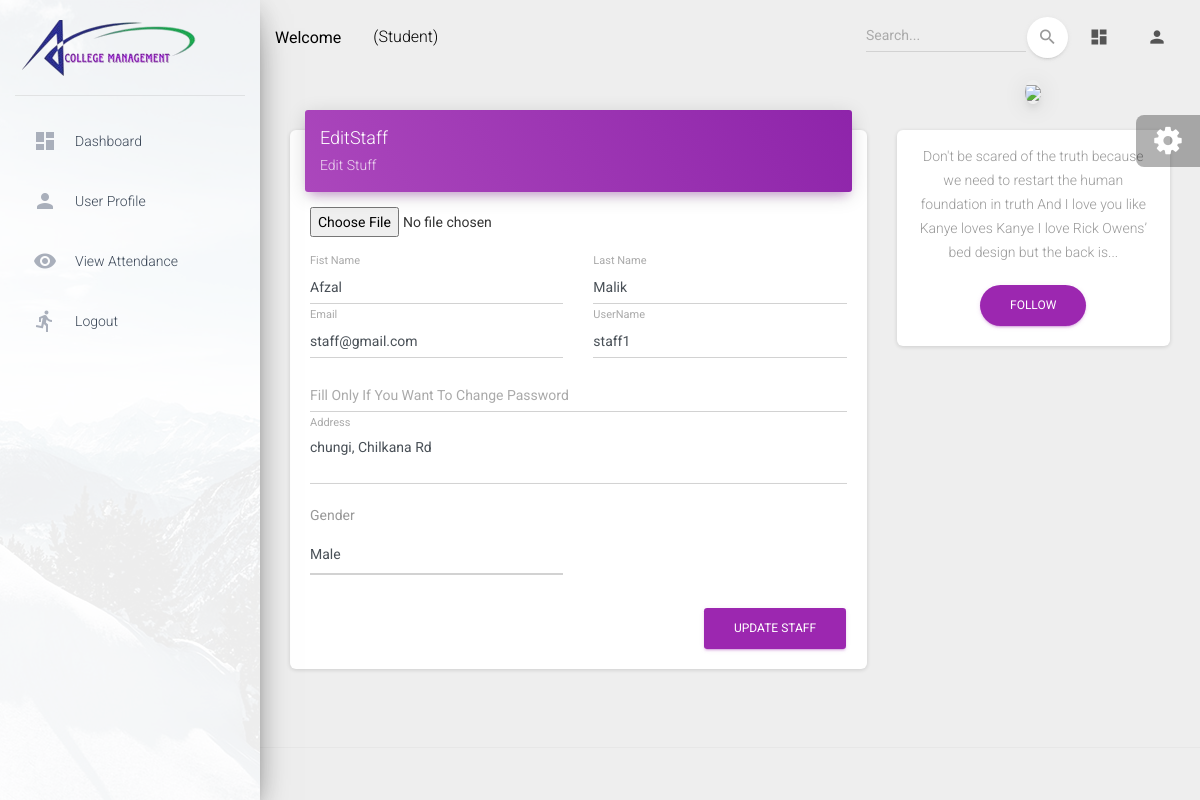
/hod/staff/edit/2, run on the app's committed database.
### app/models.py (models this page shows, shortened)
class Staff(models.Model):
    admin=models.OneToOneField(CustomUser,on_delete=models.CASCADE)
    address=models.TextField()
    gender=models.CharField(max_length=100)
    created_at=models.DateTimeField(auto_now_add=True)
    updated_at=models.DateTimeField(auto_now=True)

class CustomUser(AbstractUser):
    USER = (
        (1,'HOD'),
        (2, 'STAFF'),
        (3, 'STUDENT'),
    )
    user_type=models.CharField(choices=USER,max_length=50,default=1)
    profile_pic=models.ImageField(upload_to='media/profile_pic')

### college_project/hod_views.py (the view)
# urls.py: path('hod/staff/edit/<str:id>', hod_views.Edit_STAFF, name='edit_staff'),
def Edit_STAFF(request,id):
    staff=Staff.objects.filter(id=id)
    context={
        'staff':staff,
    }
    return render(request,'hod/edit_staff.html',context)

### templates/hod/edit_staff.html (shortened to what this page needs)
{% extends "base.html" %}
{% block content %}
          <div class="row">
            <div class="col-md-8">
              <div class="card">
                <div class="card-header card-header-primary">
                  <h4 class="card-title">EditStaff</h4>
                  <p class="card-category">Edit Stuff</p>
                </div>
                <div class="card-body">
                  <form action="{% url 'update_staff' %}" method="post" enctype="multipart/form-data">
                    <div class="row">
                      <div class="col-md-5">
                          <input type="file" name="profile_pic" >
                      </div>
                      </div>
                    <br>
                    <div class="row">
                      <div class="col-md-6">
                        <div class="form-group">
                          <label class="bmd-label-floating">Fist Name</label>
                          <input type="text" class="form-control" value="{% for i in staff %}{{i.admin.first_name}}{% endfor %}"  name="first_name" >
                        </div>
                      </div>
                      <div class="col-md-6">
                        <div class="form-group">
                          <label class="bmd-label-floating">Last Name</label>
                          <input type="text" class="form-control" name="last_name" value="{% for i in staff %}{{i.admin.last_name}}{% endfor %}" >
                        </div>
                      </div>
                    </div>
                      <div class="row">
                      <div class="col-md-6">
                        <div class="form-group">
                          <label class="bmd-label-floating">Email</label>
                          <input type="text" class="form-control" value="{% for i in staff %}{{i.admin.email}}{% endfor %}"  name="email" >
                        </div>
                      </div>
                      <div class="col-md-6">
                        <div class="form-group">
                          <label class="bmd-label-floating">UserName</label>
                          <input type="text" class="form-control" value="{% for i in staff %}{{i.admin.username}}{% endfor %}"  name="username" >
                        </div>
                      </div>
                    </div>
                    <div class="row">
                      <div class="col-md-12">
                        <div class="form-group">
                          <input type="text" class="form-control" placeholder="Fill Only If You Want To Change Password" name="password" >
                        </div>
                      </div>
                       <div class="col-md-12">
                        <div class="form-group">
                          <label class="bmd-label-floating">Address</label>
                          <textarea type="text" class="form-control"  name="address">{% for i in staff %}{{i.address}}{% endfor %}</textarea>
                        </div>
                      </div>
                    </div>
                     <div class="row">
                     <div class="col-md-6">
                        <div class="form-group">
                          <label class="bmd-label-floating">Gender</label>
                          <select class="form-control" name="gender" required>
                            <option value="Male">Male</option>
                          </select>
                        </div>
                      </div>
                     </div>
                    <div class="row">
                      <div class="col-md-12">
                        <div class="form-group">
                        </div>
                      </div>
                    </div>
                    <button type="submit" class="btn btn-primary pull-right">Update Staff</button>
                    <div class="clearfix"></div>
                  </form>
                </div>
              </div>
            </div>
            <div class="col-md-4">
              <div class="card card-profile">
                <div class="card-avatar">
                  {% if user.profile_pic == "" %}
                    <a href="#pablo">
                    <img class="img" src="/static/assets/img/faces/noimg1.png" />
                  </a>
                  {% else %}
                  <a href="#">
                    <img class="img" src="/{{user.profile_pic}}" />
                  </a>
                  {% endif %}
                </div>
                <div class="card-body">
                  <p class="card-description">
                    Don't be scared of the truth because we need to restart the human foundation in truth And I love you like Kanye loves Kanye I love Rick Owens’ bed design but the back is...
                  </p>
                  <a href="#pablo" class="btn btn-primary btn-round">Follow</a>
                </div>
              </div>
            </div>
          </div>
{% endblock content %}

### data on the page
Staff: first_name "Afzal", last_name "Malik", email "staff@gmail.com", username "staff1", address "chungi, Chilkana Rd"
